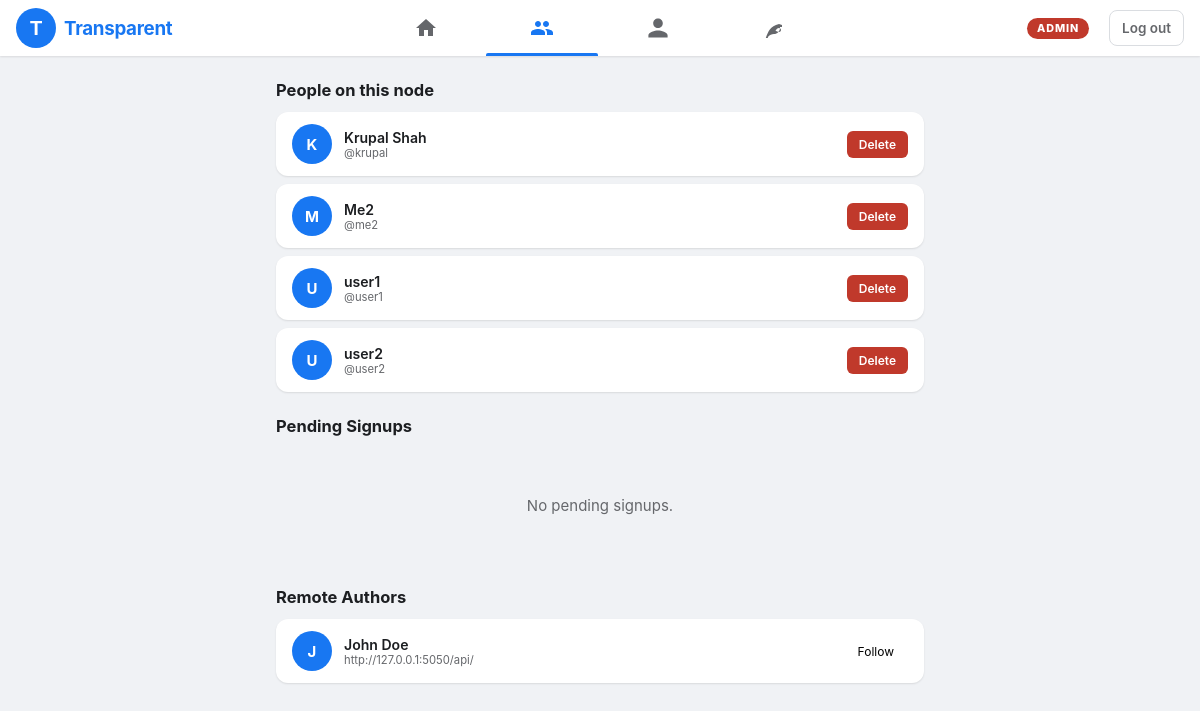
The page /authors/ (signed in) on the database its author committed.
### authors/models.py (models this page shows, shortened)
class Author(AbstractUser):
    id = models.UUIDField(primary_key=True, default=uuid.uuid4, editable=False)
    host = models.URLField()
    fqid = models.URLField(unique=True)
    display_name = models.CharField(max_length=255)
    github = models.URLField(blank=True)
    profile_image = models.URLField(blank=True)
    approved = models.BooleanField(default=False)
    description = models.TextField(blank=True, default="")

### nodes/models.py (models this page shows)
class RemoteAuthor(models.Model):
    node = models.ForeignKey(
        "nodes.Node",
        on_delete=models.CASCADE,
        related_name="remote_authors",
    )
    fqid = models.URLField(unique=True)
    display_name = models.CharField(max_length=255, blank=True)
    username = models.CharField(max_length=255, blank=True)
    host = models.URLField(blank=True)
    github = models.URLField(blank=True)
    profile_image = models.URLField(blank=True)
    raw = models.JSONField(default=dict, blank=True)
    updated_at = models.DateTimeField(auto_now=True)
    class Meta:
        ordering = ["display_name", "fqid"]

### authors/views.py (the view)
# urls.py: path("authors/", views.author_list, name="author_list"),
@login_required
def author_list(request):
    authors = Author.objects.filter(approved=True).exclude(pk=request.user.pk)
    pending_count = Follow.objects.filter(
        following_fqid=request.user.fqid, accepted=False
    ).count()
    active_scopes = set()
    for node in Node.objects.filter(active=True).only("base_url"):
        api_base = cutils.normalize_api_base(node.base_url)
        if not api_base:
            continue
        active_scopes.add(api_base)
        if api_base.endswith("/api"):
            active_scopes.add(api_base[:-4])
    def _is_from_active_node(value):
        return cutils.is_from_active_node(value, active_scopes)
    inbox_items = InboxItem.objects.filter(author=request.user)
    remote_authors = []
    for remote in RemoteAuthor.objects.select_related("node").filter(node__active=True).order_by("display_name", "fqid"):
        if not _is_from_active_node(remote.fqid):
            continue
        remote_authors.append(
            {
                "id": remote.fqid,
                "displayName": remote.display_name or remote.fqid.rstrip("/").split("/")[-1],
                "username": remote.username,
                "profileImage": remote.profile_image,
                "host": remote.host,
            }
        )
    logger.info(
        "Author list build: user=%s local_authors=%s remote_authors=%s inbox_items=%s",
        request.user.username,
        authors.count(),
        len(remote_authors),
        inbox_items.count(),
    )
    def _norm_fqid(value):
        return str(value or "").strip().rstrip("/")
    my_follows = Follow.objects.filter(follower_fqid=request.user.fqid)
    following_fqids = {
        _norm_fqid(fqid)
        for fqid in my_follows.filter(accepted=True).values_list("following_fqid", flat=True)
        if _norm_fqid(fqid)
    }
    pending_fqids = {
        _norm_fqid(fqid)
        for fqid in my_follows.filter(accepted=False).values_list("following_fqid", flat=True)
        if _norm_fqid(fqid)
    }
    for author in remote_authors:
        fqid = _norm_fqid(author.get("id", ""))
        if fqid in following_fqids:
            author["follow_status"] = "following"
        elif fqid in pending_fqids:
            author["follow_status"] = "pending"
        else:
            author["follow_status"] = "none"
    pending_signups = Author.objects.none()
    if request.user.is_staff:
        pending_signups = Author.objects.filter(approved=False).exclude(
            pk=request.user.pk
        ).order_by("date_joined")
    return render(
        request,
        "author_list.html",
        {
            "authors": authors,
            "remote_authors": remote_authors,
            "active_nav": "authors",
            "pending_count": pending_count,
            "pending_signups": pending_signups,
        },
    )

### templates/author_list.html (shortened to what this page needs)
{% load static %}
<!doctype html>
<html lang="en">
  <head>
    <link rel="stylesheet" href="{% static 'base.css' %}" />
    <link rel="stylesheet" href="{% static 'stream.css' %}" />
  </head>
  <body>
    {% include "ui/_header.html" %}
    <main class="feed-layout">
      <h2
        style="
          font-size: 1.1rem;
          font-weight: 700;
          color: var(--text-primary);
          margin-bottom: 12px;
        "
      >
        People on this node
      </h2>
      {% for author in authors %}
      <div
        class="entry-card"
        style="
          display: flex;
          align-items: center;
          gap: 12px;
          padding: 12px 16px;
          margin-bottom: 8px;
          justify-content: space-between;
        "
      >
        <a
          href="/authors/{{ author.pk }}/"
          style="
            text-decoration: none;
            color: inherit;
            display: flex;
            align-items: center;
            gap: 12px;
          "
        >
          <div class="entry-card__avatar">
            {% if author.profile_image %}
            <img
              src="{{ author.profile_image }}"
              alt="{{ author.display_name }}"
            />
            {% else %}
            <span>{{ author.display_name|first|upper }}</span>
            {% endif %}
          </div>
          <div>
            <div
              style="
                font-weight: 600;
                font-size: 0.9375rem;
                color: var(--text-primary);
              "
            >
              {{ author.display_name }}
            </div>
            <div style="font-size: 0.75rem; color: var(--text-secondary)">
              @{{ author.username }}
            </div>
          </div>
        </a>
        {% if request.user.is_staff %}
        <div style="display: flex; gap: 8px">
          <form
            method="post"
            action="{% url 'delete_author_account' author.id %}"
          >
            <button
              type="submit"
              style="
                background: #c0392b;
                color: #fff;
                border: none;
                border-radius: 6px;
                padding: 6px 12px;
                font-size: 0.8rem;
                font-weight: 600;
              "
            >
              Delete
            </button>
          </form>
        </div>
        {% endif %}
      </div>
      {% empty %}
      <div class="feed__empty">
        <p>No other authors on this node yet.</p>
      </div>
      {% endfor %} {% if request.user.is_staff %}
      <h2
        style="
          font-size: 1.1rem;
          font-weight: 700;
          color: var(--text-primary);
          margin: 24px 0 12px;
        "
      >
        Pending Signups
      </h2>
      {% for pending in pending_signups %}
      <div
        class="entry-card"
        style="
          display: flex;
          align-items: center;
          gap: 12px;
          padding: 12px 16px;
          margin-bottom: 8px;
          justify-content: space-between;
        "
      >
        <div>
          <div
            style="
              font-weight: 600;
              font-size: 0.9375rem;
              color: var(--text-primary);
            "
          >
            {{ pending.display_name }}
          </div>
          <div style="font-size: 0.75rem; color: var(--text-secondary)">
            @{{ pending.username }}
          </div>
        </div>
        <div style="display: flex; gap: 8px">
          <form method="post" action="{% url 'approve_signup' pending.id %}">
            {% csrf_token %}
            <button
              type="submit"
              style="
                background: #27ae60;
                color: #fff;
                border: none;
                border-radius: 6px;
                padding: 6px 12px;
                font-size: 0.8rem;
                font-weight: 600;
              "
            >
              Approve
            </button>
          </form>
          <form method="post" action="{% url 'reject_signup' pending.id %}">
            {% csrf_token %}
            <button
              type="submit"
              style="
                background: #c0392b;
                color: #fff;
                border: none;
                border-radius: 6px;
                padding: 6px 12px;
                font-size: 0.8rem;
                font-weight: 600;
              "
            >
              Reject
            </button>
          </form>
        </div>
      </div>
      {% empty %}
      <div class="feed__empty">
        <p>No pending signups.</p>
      </div>
      {% endfor %} {% endif %} {% if remote_authors %}
      <h2
        style="
          font-size: 1.1rem;
          font-weight: 700;
          color: var(--text-primary);
          margin: 24px 0 12px;
        "
      >
        Remote Authors
      </h2>
      {% for author in remote_authors %}
      <div
        class="entry-card"
        style="
          display: flex;
          align-items: center;
          gap: 12px;
          padding: 12px 16px;
          margin-bottom: 8px;
          justify-content: space-between;
        "
      >
        <a
          href="{% url 'remote_author_profile' %}?fqid={{ author.id|urlencode }}"
          style="
            text-decoration: none;
            color: inherit;
            display: flex;
            align-items: center;
            gap: 12px;
          "
        >
          <div class="entry-card__avatar">
            {% if author.profileImage %}
            <img
              src="{{ author.profileImage }}"
              alt="{{ author.displayName }}"
            />
            {% else %}
            <span>{{ author.displayName|first|upper }}</span>
            {% endif %}
          </div>
          <div>
            <div
              style="
                font-weight: 600;
                font-size: 0.9375rem;
                color: var(--text-primary);
              "
            >
              {{ author.displayName }}
            </div>
            <div style="font-size: 0.75rem; color: var(--text-secondary)">
              {{ author.host }}
            </div>
          </div>
        </a>
        <form method="post" action="/authors/remote-follow/">
          {% if author.follow_status == "following" %}
          <button
            type="button"
            disabled
            style="
              background: #e4e6eb;
              color: var(--text-primary);
              border: none;
              border-radius: 6px;
              padding: 6px 14px;
              font-size: 0.8rem;
              font-weight: 600;
              cursor: default;
            "
          >
            Following
          </button>
          {% else %}
          <button
            type="submit"
            class="overlay-btn overlay-btn--primary"
            style="padding: 6px 14px; font-size: 0.8rem"
          >
            Follow
          </button>
          {% endif %}
        </form>
      </div>
      {% endfor %} {% endif %}
    </main>
  </body>
</html>

### templates/ui/_header.html (shortened to what this page needs)
<header class="navbar">
  <div class="navbar__logo">
    <a href="/" class="navbar__logo-link">
      <svg
        class="navbar__logo-icon"
        viewBox="0 0 36 36"
        fill="none"
        xmlns="http://www.w3.org/2000/svg"
      >
        <circle cx="18" cy="18" r="18" fill="#1877f2" />
        <text
          x="50%"
          y="55%"
          dominant-baseline="middle"
          text-anchor="middle"
          fill="white"
          font-size="18"
          font-weight="bold"
          font-family="Arial"
        >
          T
        </text>
      </svg>
      <span class="navbar__logo-text">Transparent</span>
    </a>
  </div>
  <nav class="navbar__nav">
    <a
      href="/"
      class="navbar__nav-item {% if active_nav == 'home' %}navbar__nav-item--active{% endif %}"
      title="Home"
    >
      <svg viewBox="0 0 24 24" fill="currentColor">
        <path d="M10 20v-6h4v6h5v-8h3L12 3 2 12h3v8z" />
      </svg>
    </a>
    <a
      href="/authors/"
      class="navbar__nav-item {% if active_nav == 'authors' %}navbar__nav-item--active{% endif %}"
      title="Authors"
    >
    </a>
    <a
      href="/profile/"
      class="navbar__nav-item {% if active_nav == 'profile' %}navbar__nav-item--active{% endif %}"
      title="Profile"
      style="position: relative"
    >
      <svg viewBox="0 0 24 24" fill="currentColor">
        <path
          d="M12 12c2.7 0 4.8-2.1 4.8-4.8S14.7 2.4 12 2.4 7.2 4.5 7.2 7.2 9.3 12 12 12zm0 2.4c-3.2 0-9.6 1.6-9.6 4.8v2.4h19.2v-2.4c0-3.2-6.4-4.8-9.6-4.8z"
        />
      </svg>
    </a>
    {% if request.user.is_staff %}
    <a
      href="/nodes/"
      class="navbar__nav-item {% if active_nav == 'nodes' %}navbar__nav-item--active{% endif %}"
      title="Nodes"
    >
      <svg viewBox="0 0 24 24" fill="currentColor">
        <path
          d="M17 8C8 10 5.9 16.17 3.82 22H5.71c.19-.53.38-1.07.59-1.59C7.62 19.11 9.68 18 12 18c3.31 0 6-2.69 6-6 0-.34-.03-.67-.07-1H20V9l-3-1zm0 8c-1.38 0-2.63-.56-3.54-1.46C14.43 13.38 15.5 12 17 12c1.1 0 2 .9 2 2s-.9 2-2 2z"
        />
      </svg>
    </a>
    {% endif %}
  </nav>
  <div class="navbar__right">
    {% if request.user.is_staff %}
    <span
      style="
        margin-right: 10px;
        font-size: 0.72rem;
        letter-spacing: 0.08em;
        font-weight: 800;
        color: #ffffff;
        background: #c0392b;
        border-radius: 999px;
        padding: 4px 10px;
      "
      >ADMIN</span
    >
    {% endif %}
    <form class="navbar__logout" method="post" action="{% url 'logout' %}">
      <button type="submit" class="navbar__logout-btn">Log out</button>
    </form>
  </div>
</header>

### rows shown on the page
Author: display_name|first "K", display_name "Krupal Shah", username "krupal"
Author: display_name|first "M", display_name "Me2", username "me2"
Author: display_name|first "U", display_name "user1", username "user1"
Author: display_name|first "U", display_name "user2", username "user2"
RemoteAuthor: displayName|first "J", displayName "John Doe", host "http://127.0.0.1:5050/api/"
